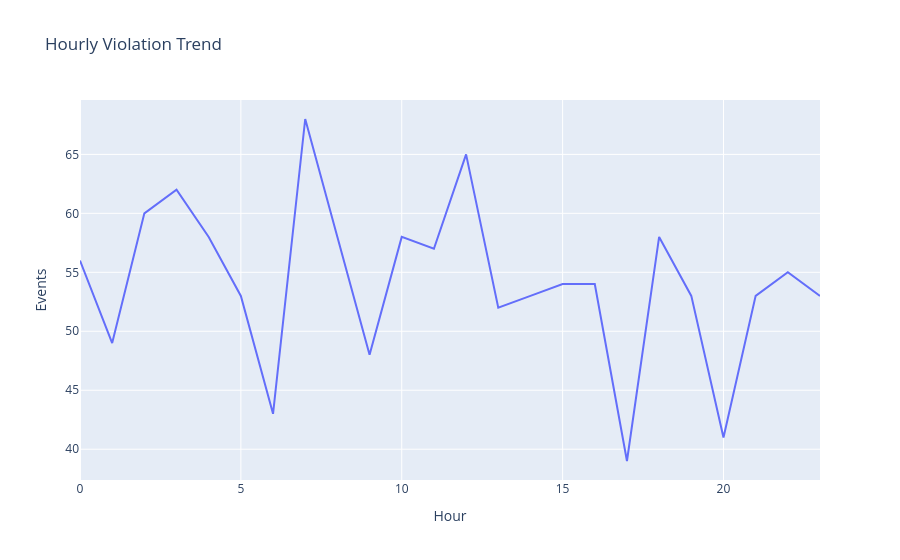

Notebook cell for this chart:
### Code cell
fig = px.line(
    x=hourly_events.index,
    y=hourly_events.values,
    title="Hourly Violation Trend",
    labels={
        'x':'Hour',
        'y':'Events'
    }
)

fig.show()

### Figure 1 — Plotly figure (JSON) as saved in the notebook; plotly's stock layout.template omitted (floating-point values rounded to 4 significant figures)
{"data": [{"hovertemplate": "Hour=%{x}<br>Events=%{y}<extra></extra>", "legendgroup": "", "line": {"color": "#636efa", "dash": "solid"}, "marker": {"symbol": "circle"}, "mode": "lines", "name": "", "orientation": "v", "showlegend": false, "type": "scatter", "x": [0, 1, 2, 3, 4, 5, 6, 7, 8, 9, 10, 11, 12, 13, 14, 15, 16, 17, 18, 19, 20, 21, 22, 23], "xaxis": "x", "y": [56, 49, 60, 62, 58, 53, 43, 68, 58, 48, 58, 57, 65, 52, 53, 54, 54, 39, 58, 53, 41, 53, 55, 53], "yaxis": "y"}], "layout": {"autosize": true, "legend": {"tracegroupgap": 0}, "title": {"text": "Hourly Violation Trend"}, "xaxis": {"anchor": "y", "autorange": true, "domain": [0, 1], "range": [0, 23], "title": {"text": "Hour"}, "type": "linear"}, "yaxis": {"anchor": "x", "autorange": true, "domain": [0, 1], "range": [37.39, 69.61], "title": {"text": "Events"}, "type": "linear"}}}
